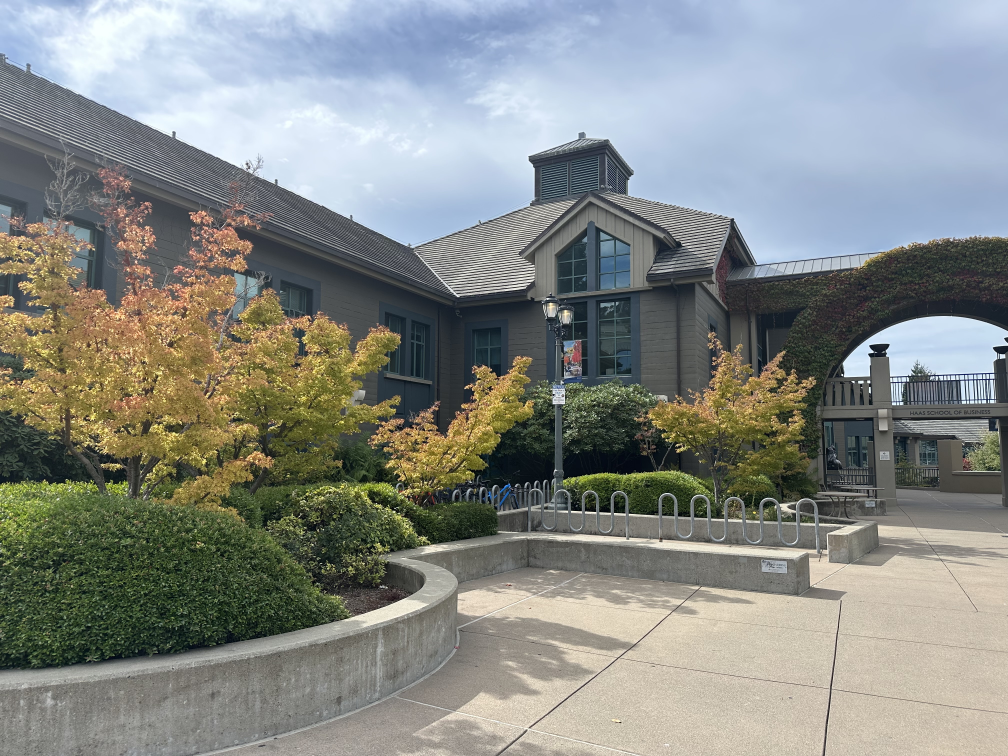
#> input picture CS180_computer_vision/project4/data/5pic_a/1.JPG, 4032 x 3024 px (shown at 1/4 size)
$ jupyter execute --allow-errors code.ipynb   (shell and % lines are left out)   (text cells are left out)
#> lines starting #> are read from the running program, lines starting #| are printed output that depends on the picture; after the words box and inside, x2 and y2 are one past the last pixel; in counts of white or black regions, pixels touching at a corner belong together; pictures that were not available may be replaced by others from this repository, and a replacement may not be noted
[cell 1]
import os
os.environ["KMP_DUPLICATE_LIB_OK"]="TRUE"
import cv2
import numpy as np
import matplotlib.pyplot as plt

[cell 2]
image = cv2.imread("./../data/5pic_a/1.JPG")
#> image is the input picture: shape (3024, 4032, 3); mean B, G, R 134.2, 138.4, 134.7
image = cv2.resize(image, (1008,756))
#> image: shape (756, 1008, 3)
cv2.imwrite("./../page_images/5pic_a/1.JPG", image)
#> Out = True

[cell 3]
image1 = cv2.imread("./data/library2.JPG")
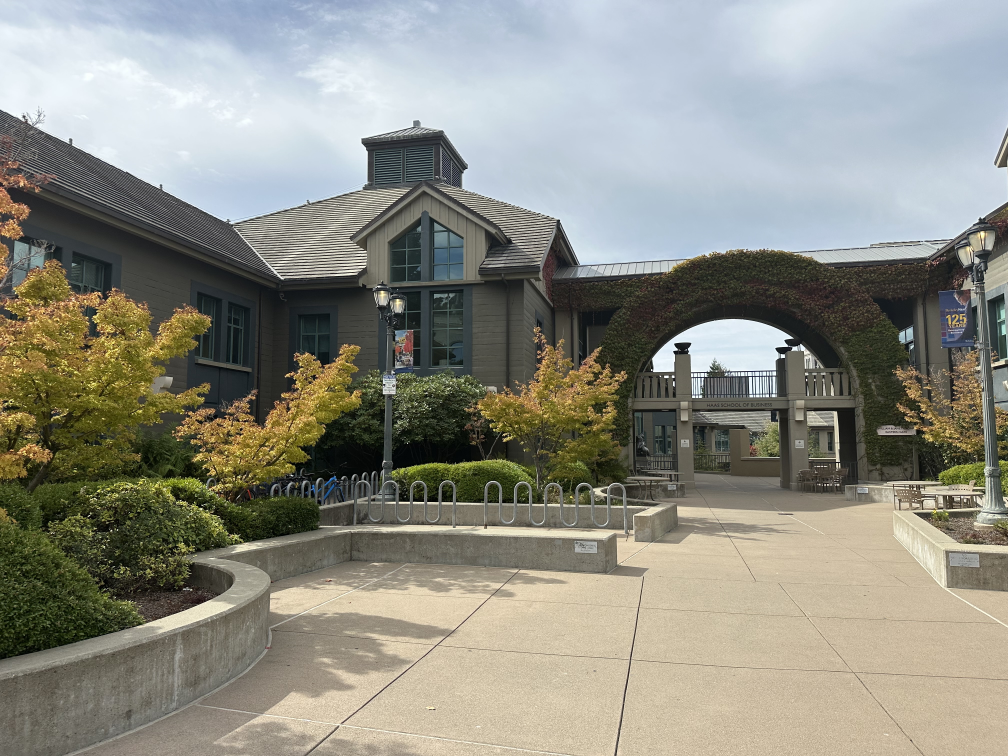
#> input picture CS180_computer_vision/project4/data/5pic_a/2.JPG, 4032 x 3024 px, given in place of library2.JPG, which was not available (shown at 1/4 size)
#> image1 is the input picture: shape (3024, 4032, 3); mean B, G, R 131.9, 142.2, 142.4
image2 = cv2.imread("./data/library1.JPG")
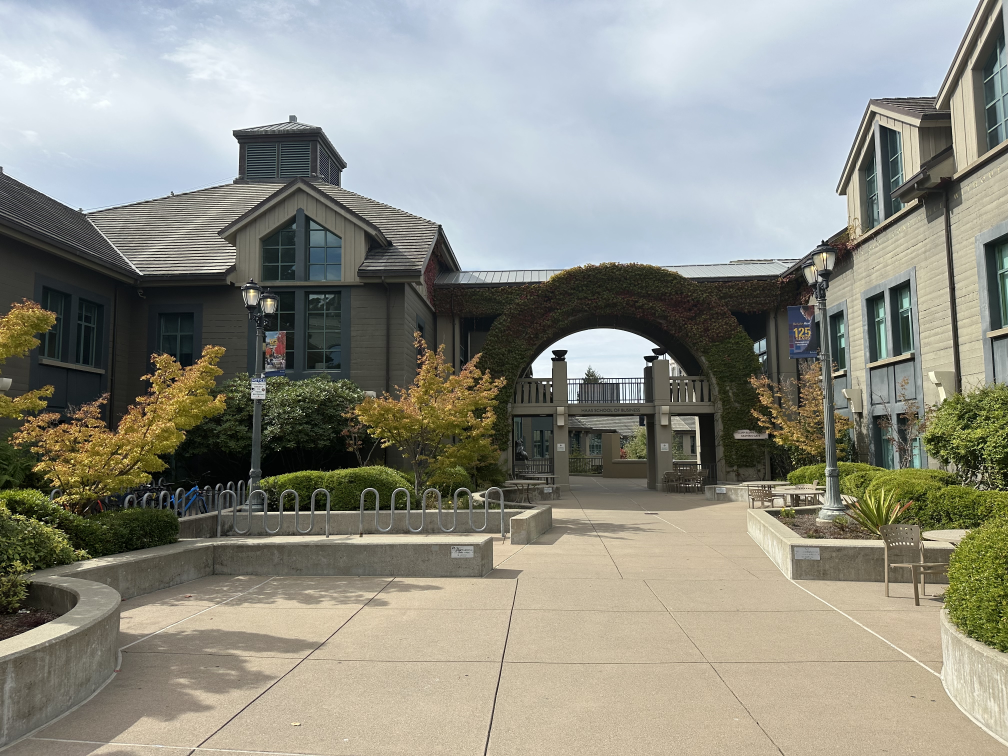
#> input picture CS180_computer_vision/project4/data/5pic_a/3.JPG, 4032 x 3024 px, given in place of library1.JPG, which was not available (shown at 1/4 size)
#> image2 is the input picture: shape (3024, 4032, 3); mean B, G, R 133, 143.5, 143.6
image1 = cv2.resize(image1, (1008, 756))
#> image1: shape (756, 1008, 3)
image2 = cv2.resize(image2, (1008, 756))
#> image2: shape (756, 1008, 3)
cv2.imshow("part1", image1)
cv2.imshow("part2", image2)
cv2.waitKey(0)

[cell 4]
num_features = 2000

gray1 = cv2.cvtColor(image1, cv2.COLOR_BGR2GRAY)
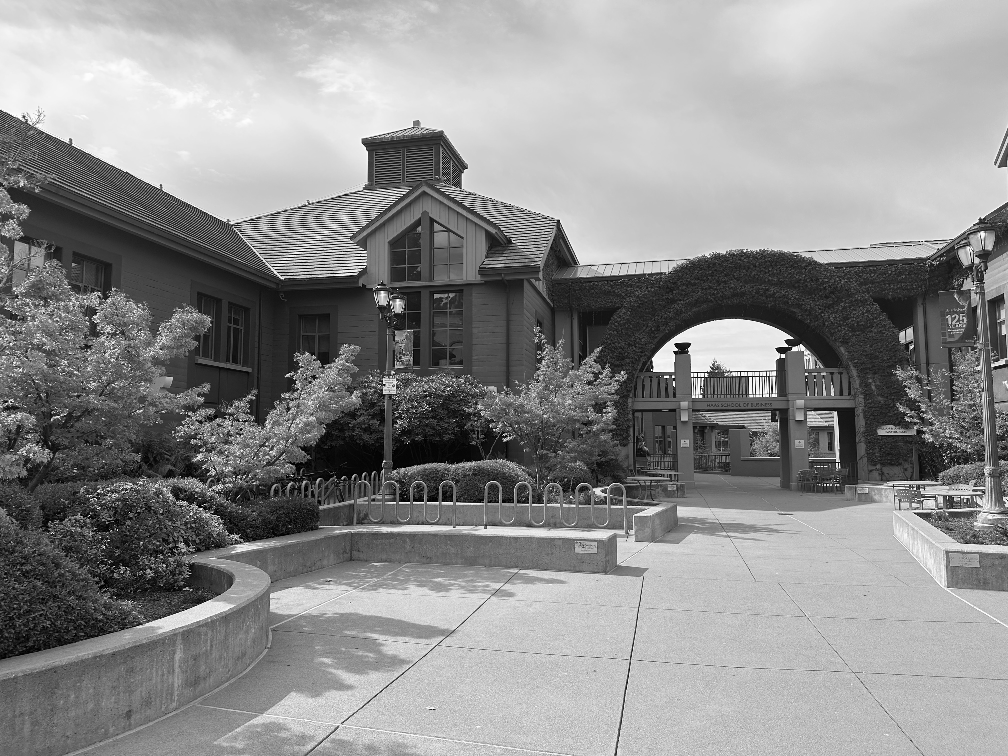
#> gray1: shape (756, 1008); min 0, max 255, mean 141.2
features1 = cv2.xfeatures2d.SIFT_create(num_features)
keypoints1, descriptors1 = features1.detectAndCompute(gray1, None)
#> keypoints1 = 2000 keypoints; strongest (x, y, size): (783, 356, 2.7), (663, 360, 15.5), (780, 350, 4.8), (676, 349, 2.1)

gray2 = cv2.cvtColor(image2, cv2.COLOR_BGR2GRAY)
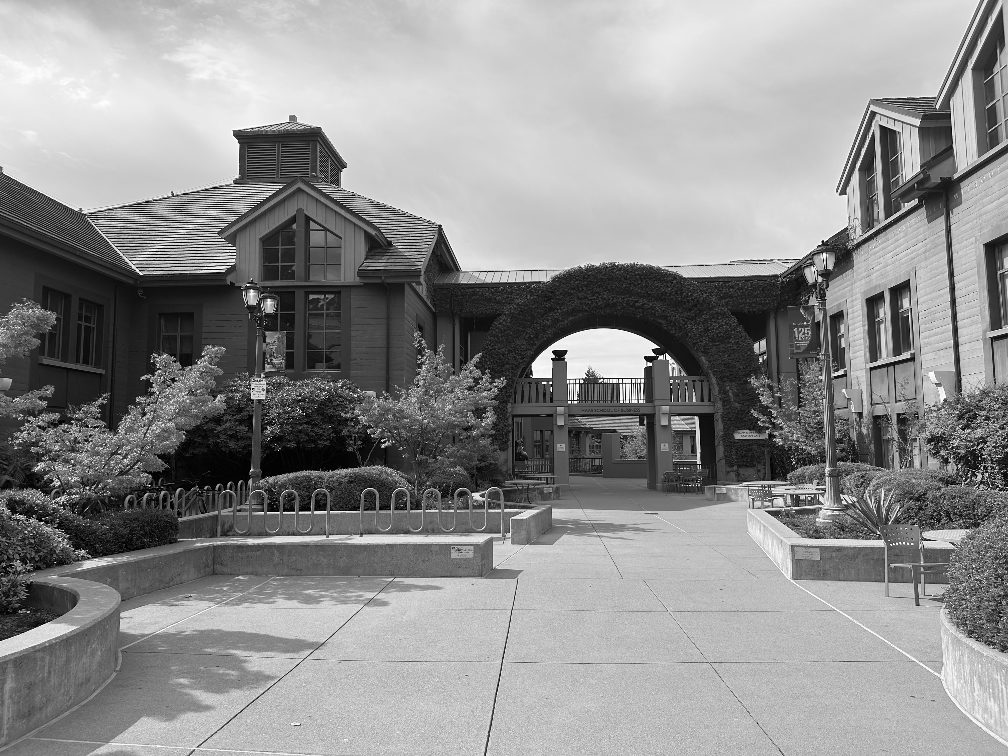
#> gray2: shape (756, 1008); min 0, max 255, mean 142.4
features2 = cv2.xfeatures2d.SIFT_create(num_features)
keypoints2, descriptors2 = features1.detectAndCompute(gray2, None)
#> keypoints2 = 2000 keypoints; strongest (x, y, size): (650, 364, 2.6), (582, 381, 2.1), (646, 358, 2.7), (661, 357, 2.9)

[cell 5]
keypoints1[:5]
#> Out = 5 keypoints; (x, y, size): (1004, 366, 2.8), (1003, 332, 3), (598, 349, 1.9), (4, 306, 2), (599, 541, 4.2)

[cell 6]
keypoints_list1 = [point.pt for point in keypoints1]
#> keypoints_list1 = 2000 pairs, first value 3.51 to 1004.4, second value 94.61 to 747.1
keypoints_list2 = [point.pt for point in keypoints2]
#> keypoints_list2 = 2000 pairs, first value 2.74 to 1004.8, second value 61.1 to 752.6
keypoints_list1[:5]
#> Out = [(599, 541.3), (597.9, 349.3), (1003.6, 365.9), (1003.4, 332.4), (3.51, 306.1)]

[cell 7]
descriptors1[:5]

[cell 8]
example = np.linalg.norm(descriptors1[0] - descriptors2, axis=1)
#> example = 2000 values, max 666.1 at index 1875, min 126.9 at index 1396, mean 521.2
example
#> Out has the same summary as example

[cell 9]
example.shape
#> Out = (2000,)

[cell 10]
sorted_features = np.sort(example, axis=0)
#> sorted_features = 2000 values from 126.9 to 666.1
sorted_features
#> Out = 2000 values from 126.9 to 666.1

[cell 11]
match_pairs = []
threshold = 0.6

for i in range(len(keypoints_list1)):
    likeness = np.linalg.norm(descriptors1[i] - descriptors2, axis=1)
    likeness_sorted_index = np.argsort(likeness)

    most_like_feature, next_like_feature \
        = likeness[likeness_sorted_index[0]], likeness[likeness_sorted_index[1]]

    if (most_like_feature / next_like_feature) < threshold:
        point1 = keypoints_list1[i]
        point2 = keypoints_list2[likeness_sorted_index[0]]
        point_pair = [point1[0], point1[1], point2[0], point2[1]]
        match_pairs.append(point_pair)
#> this loop made 2000 passes
#> (most_like_feature, next_like_feature, point_pair) on passes 1, 7, 11, 16, 21, 25, 26, 41, 55, 58, 67, 80: (126.9, 237.4, [599, 541.3, 476, 545.9]), (66.3, 303.2, [597.6, 490.8, 476.2, 495.7]), (79.76, 350.5, [596.8, 367.1, 477, 372.8]), (169.7, 324, [1003.2, 326.5, 842.4, 339.7]), (109.7, 323.5, [596, 375.3, 476.2, 380.4]), (109.8, 334.1, [596, 375.3, 476.2, 380.4]), (169.3, 310.7, [595.7, 502.8, 474.5, 507]), (170.1, 336.6, [589.2, 382.7, 469.8, 388.2]), (143.9, 311.1, [582.1, 356.9, 464, 361]), (61.3, 272.9, [581.5, 273.4, 462.8, 279.7]), (167.6, 297.6, [998.9, 166.6, 840, 194]), (74.94, 259.7, [602.6, 534.2, 479.5, 538.4])
#> (most_like_feature, next_like_feature, point1) on pass 328: (54.1, 297, (487.9, 233.9))
#> after the loop, match_pairs = 394 items, first 6: [599, 541.3, 476, 545.9], [597.6, 490.8, 476.2, 495.7], [596.8, 367.1, 477, 372.8], [1003.2, 326.5, 842.4, 339.7], [596, 375.3, 476.2, 380.4], [596, 375.3, 476.2, 380.4]

match_pairs
#> Out has the same summary as match_pairs

[cell 12]
len(match_pairs)
#> Out = 394

[cell 13]
image = np.hstack((image1, image2))
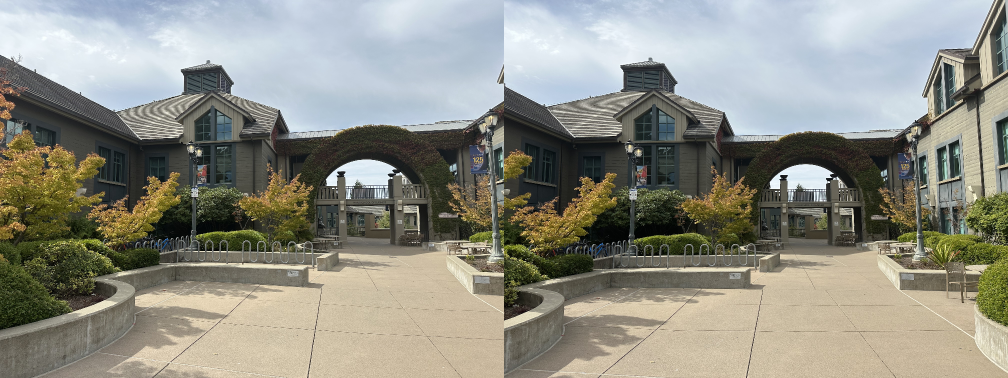
#> image: shape (756, 2016, 3) (shown at 1/2 size); mean B, G, R 132.6, 143, 143.1

height, width, _ = image1.shape
#> height = 756; width = 1008

#> (the rest of this cell did not finish here and is left out)

[cell 14]
from homo_helper import *

[cell 15]
inputs = []
outputs = []

for pair in match_pairs:
    inputs.append([pair[0],pair[1]])
    outputs.append([pair[2],pair[3]])
#> this loop made 394 passes
#> after the loop, inputs = 394 pairs, first value 172.8 to 1003.2, second value 128 to 715.9; outputs = 394 pairs, first value 7.04 to 842.4, second value 121.5 to 745.8

#> (the rest of this cell did not finish here and is left out)

#> (a cell that did not finish here is left out)

[cell 17]
inputs[:5]
#> Out = [[599, 541.3], [597.6, 490.8], [596.8, 367.1], [1003.2, 326.5], [596, 375.3]]

[cell 18]
outputs[:5]
#> Out = [[476, 545.9], [476.2, 495.7], [477, 372.8], [842.4, 339.7], [476.2, 380.4]]

[cell 19]
print(image2.shape[0:2])
#| (756, 1008)

if isinstance(inputs, list):
    inputs = np.array(inputs)
if isinstance(outputs, list):
    outputs = np.array(outputs)

inputs = inputs.astype(np.int64)
#> inputs = 394 pairs, first value 172 to 1003, second value 127 to 715
outputs = outputs.astype(np.int64)
#> outputs = 394 pairs, first value 7 to 842, second value 121 to 745

mask1 = np.zeros(image1.shape[0:2], dtype=np.uint8)
mask2 = np.zeros(image2.shape[0:2], dtype=np.uint8)
cv2.fillConvexPoly(mask1, inputs, 255)
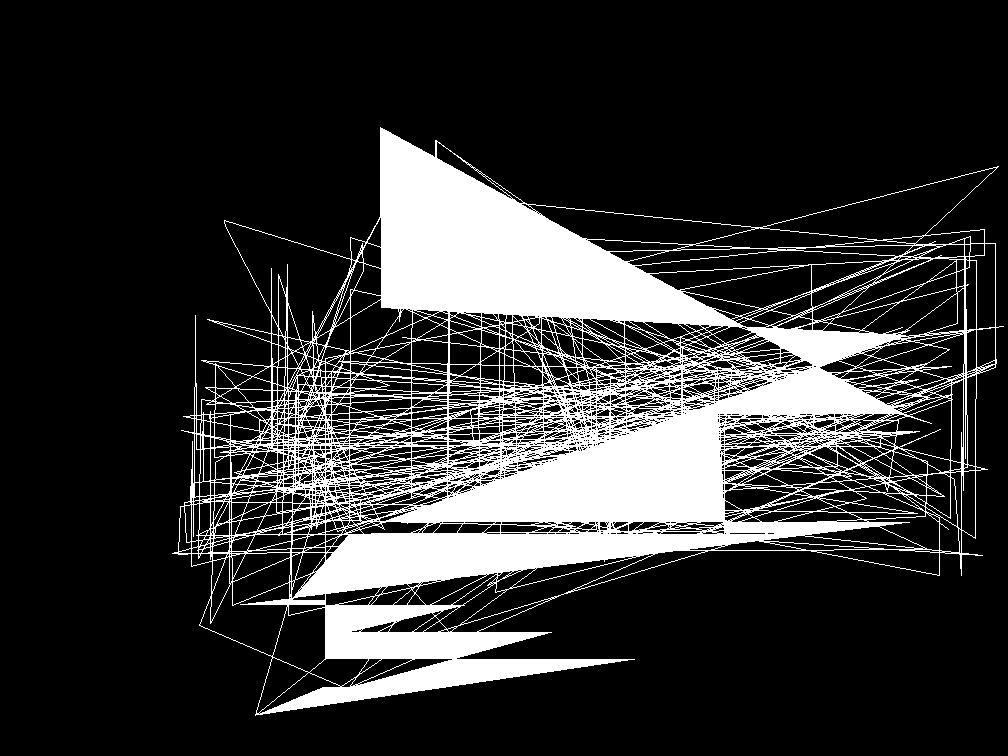
#> mask1: shape (756, 1008); 19.4% white; 1 white region, box (x1, y1, x2, y2) and area: (172, 127, 1004, 716) 147771
cv2.fillConvexPoly(mask2, outputs, 255)
#> mask2: shape (756, 1008); 20.4% white; 1 white region, box (x1, y1, x2, y2) and area: (7, 121, 843, 746) 155453
np.set_printoptions(threshold=1000)

[cell 20]
import matplotlib.pyplot as plt

plt.imshow(mask1, cmap='gray')
plt.axis('off')
plt.show()

[cell 21]
plt.imshow(mask2, cmap='gray')
plt.axis('off')
plt.show()

[cell 22]
img_src = cv2.cvtColor(image1, cv2.COLOR_BGR2RGB)
img_dst = cv2.cvtColor(image2, cv2.COLOR_BGR2RGB)

plt.figure()
plt.suptitle("To fit src_img to dest_img mask region")

plt.subplot(3, 2, 1)
plt.title("Source_image")
plt.imshow(img_src)
plt.axis('off')

plt.subplot(3, 2, 2)
plt.title("Dest_image")
plt.imshow(img_dst)
plt.axis('off')

plt.subplot(3, 2, 3)
plt.imshow(mask1, cmap='gray', vmin=0, vmax=255)
plt.title("Mask1")
plt.axis('off')

plt.subplot(3, 2, 4)
plt.imshow(mask2, cmap='gray', vmin=0, vmax=255)
plt.title("Mask2")
plt.axis('off')

plt.subplot(3, 2, 5)
plt.imshow(cv2.bitwise_and(img_src, img_src, mask=~mask1))
plt.title("Destination region in image1")
plt.axis('off')

plt.subplot(3, 2, 6)
plt.imshow(cv2.bitwise_and(img_dst, img_dst, mask=~mask2))
plt.title("Destination region in image")
plt.axis('off')

plt.savefig("results/mask.jpg")
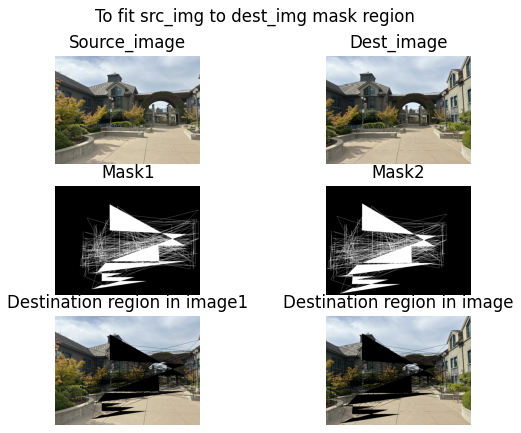
#> figure drawn by matplotlib, 6 panels

plt.show()

[cell 23]
y, x = np.where(mask2)

[cell 24]
y

[cell 25]
x

[cell 26]
pts_in_target = np.concatenate((x[:,np.newaxis], y[:, np.newaxis], np.ones((x.size, 1))), axis=1)

#> (a cell that did not finish here is left out)

#> (a cell that did not finish here is left out)

#> (a cell that did not finish here is left out)

[cell 30]
pts = pts_in_target[:, 0:2].astype(np.int64)
#> pts = 155453 pairs, first value 7 to 842, second value 121 to 745
pts
#> Out has the same summary as pts

#> (a cell that did not finish here is left out)

#> (a cell that did not finish here is left out)

#> (a cell that did not finish here is left out)

[cell 34]
h, w, _ = image1.shape
#> h = 756; w = 1008

#> (the rest of this cell did not finish here and is left out)
